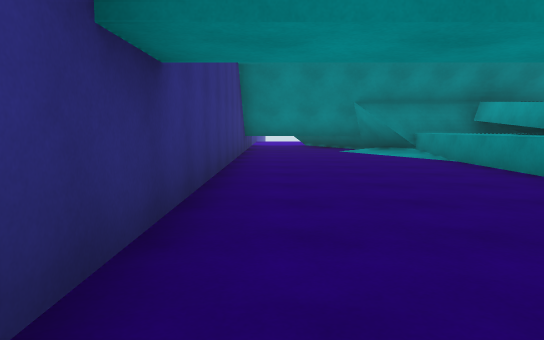
view 1 (above)

16 first-person views from a walk through a scene from a Unity 3-D project. The camera is 1.2 m above the floor, tilts 6° down and sees 70° across. The floor is counted in squares, 2 m on a side. Each view is taken from the middle of a square. On the plan, view 1 faces up. The plan holds only what a view shows up to about 11 squares ahead; the rest is blank. The place goes on beyond the plan.

view 2
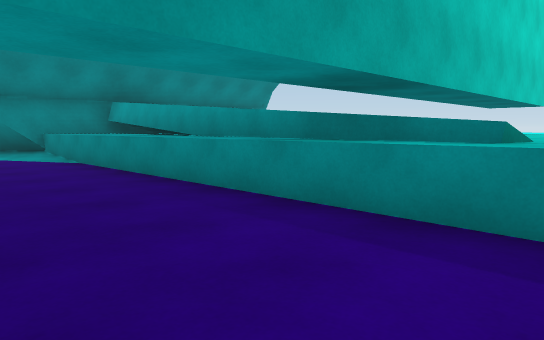

view 3
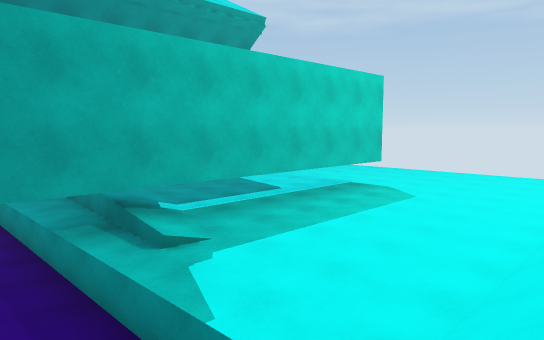

view 4
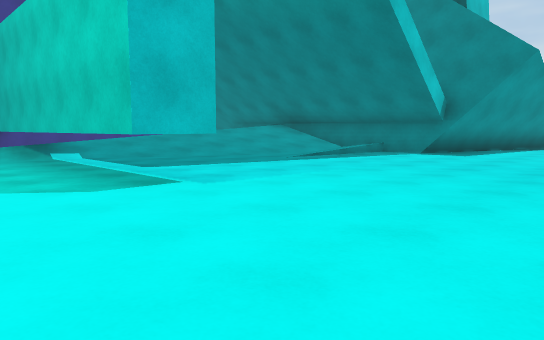

view 5
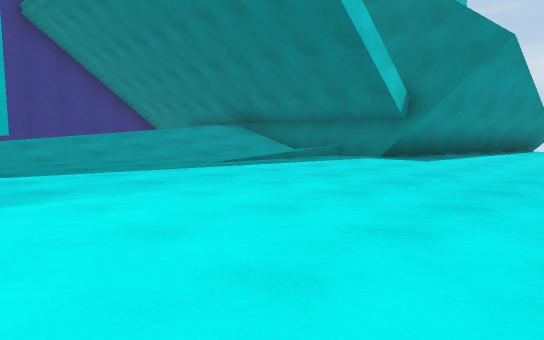

view 6
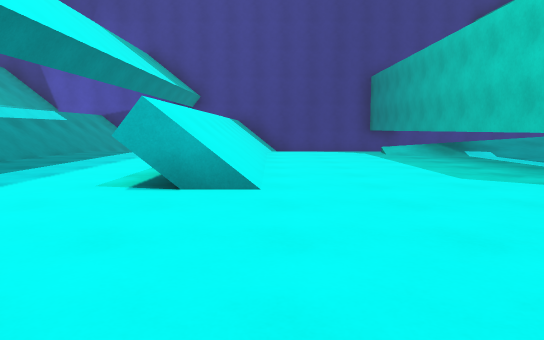

view 7
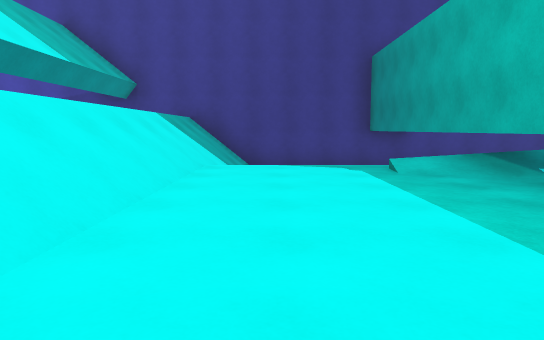

view 8
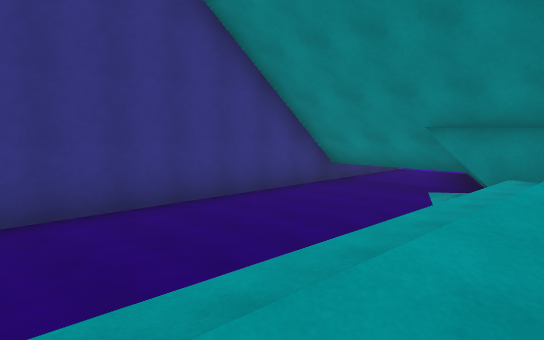

view 9
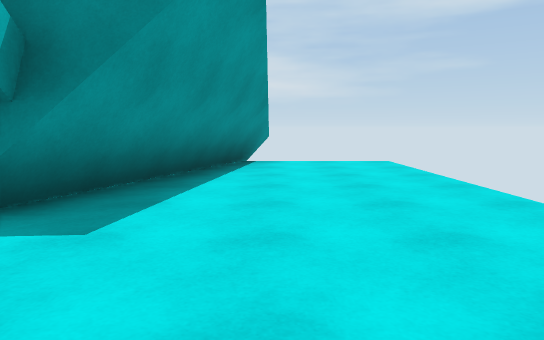

view 10
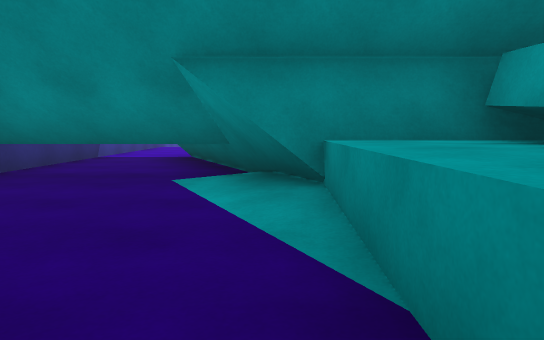

view 11
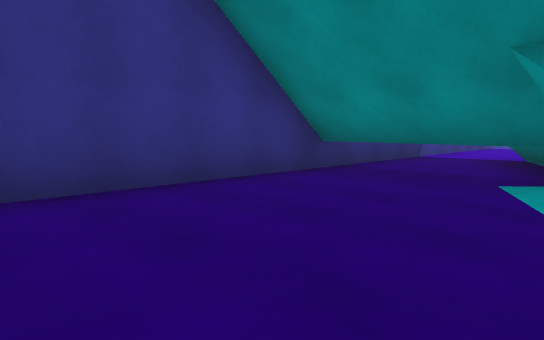

view 12
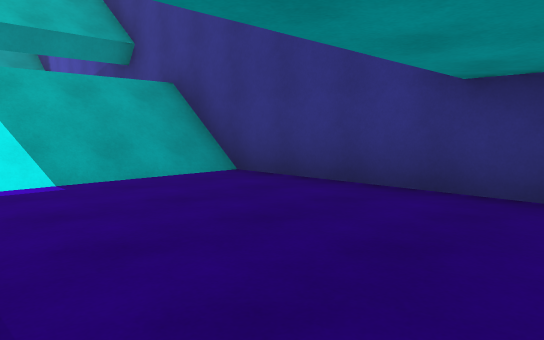

view 13
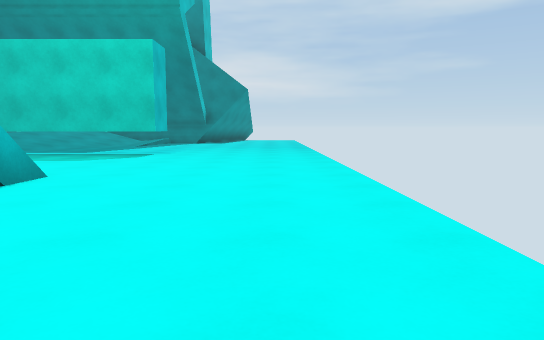

view 14
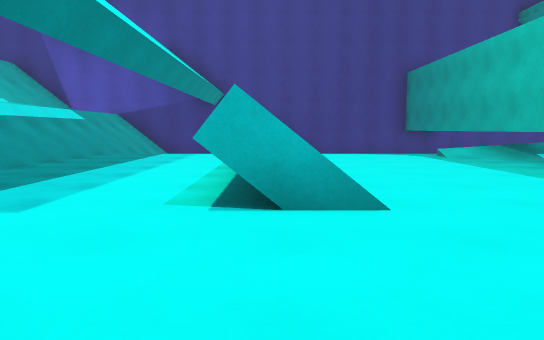

view 15
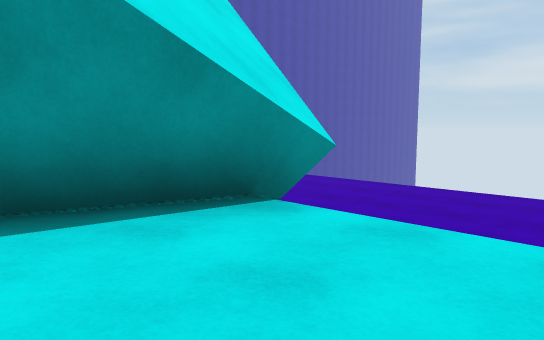

view 16
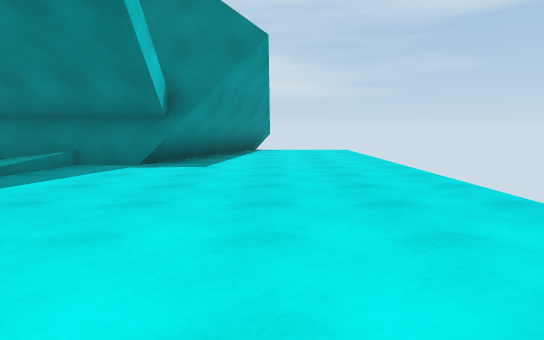

### Floor plan
Key: @ floor where view 1 was taken; # wall or solid block; . main floor; - floor 1 m lower than the main floor; / step, stairs or slope; ^ raised ledge; v drop or lower ground.
Columns run from 1 left of view 1 to 14 right of it. Each row starts with its distance up from view 1.
 17 #v        vvvvv
 16 #vv        vvvv
 15 #v          #v
 14 #v          #...
 13 #v #        #...
 12 #vv#        #...
 11 #####      ##...
 10 #---########....
  9 #---/^ ///......
  8 #----^////......
  7 #----^///.......
  6 #----^//........
  5 #----^//........
  4 #----^//........
  3 #----^/.........
  2 #----#######....
  1 #----...........
  0 #@---...........
 -1 #----...........
 -2 #///////////....
 -3 #///////////....
 -4      ...........
 -5      ...........
 -6      ......  ...
 -7    ///////    .
 -8    /////

Positions as (right, up) in squares from view 1, and headings:
1: (0, 0), facing up
2: (1, 0), facing up-right
3: (2, -3), facing up-right
4: (14, 0), facing up-left
5: (14, 2), facing up-left
6: (14, -2), facing left
7: (10, -1), facing left
8: (5, 3), facing up-left
9: (12, 7), facing up
10: (3, 6), facing up
11: (3, 6), facing up-left
12: (3, 3), facing down-left
13: (13, -7), facing up
14: (13, -3), facing left
15: (14, 12), facing up-left
16: (12, 3), facing up
